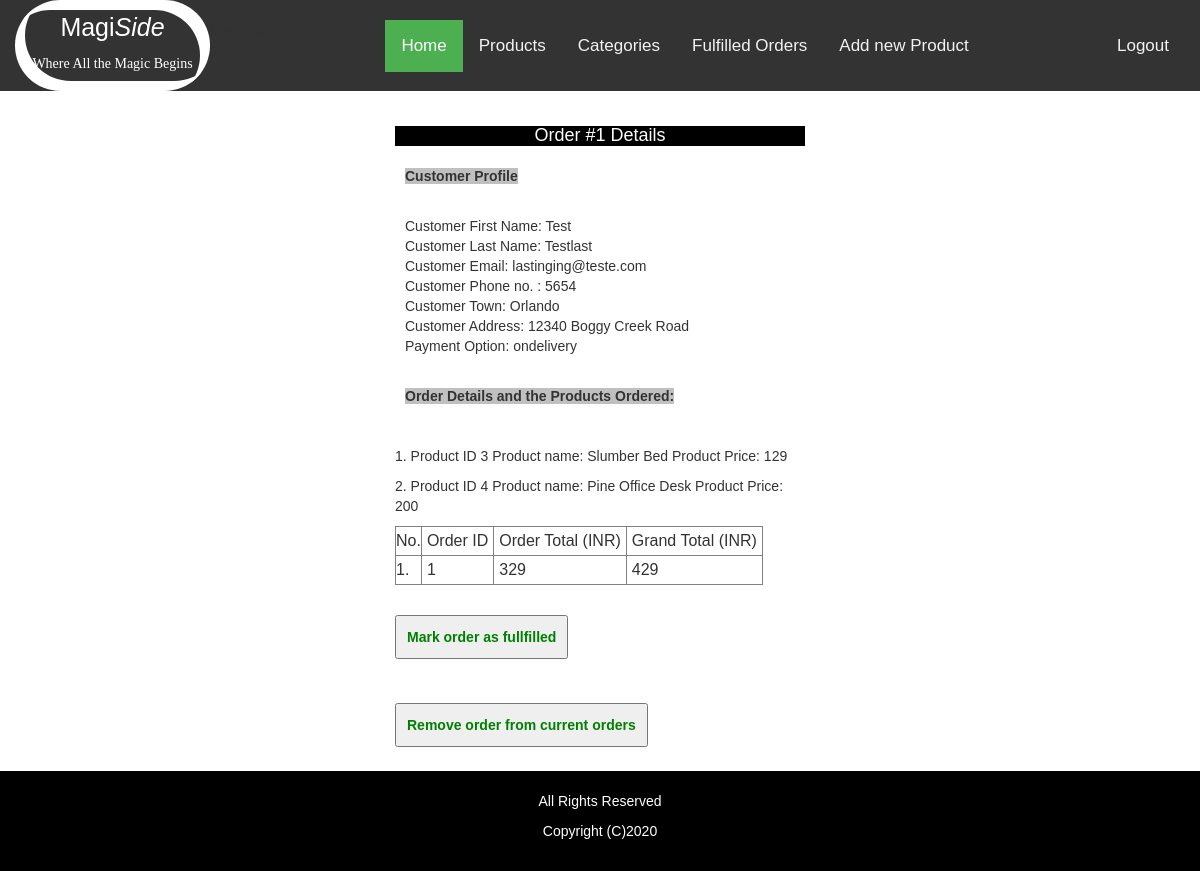
The page /admin/index.php?view=1&orderid=1 (signed in) on the database its author committed.
### tables this page shows
CREATE TABLE `orders2` (
  `orderid` int(100) NOT NULL,
  `orderstatus` varchar(100) NOT NULL,
  `time` varchar(200) NOT NULL,
  `timecode` varchar(200) NOT NULL,
  `details` text NOT NULL,
  `ordertotal` varchar(100) NOT NULL,
  `grandtotal` varchar(100) NOT NULL,
  `firstname` varchar(100) NOT NULL,
  `lastname` varchar(100) NOT NULL,
  `email` varchar(200) NOT NULL,
  `phone` varchar(100) NOT NULL,
  `town` varchar(200) NOT NULL,
  `address` varchar(500) NOT NULL,
  `paymentoption` varchar(200) NOT NULL
);

### admin/index.php (the view, shortened to what this page needs)
<?PHP
include ('../includes/adminheader.php');
?>
				<div class="row" style='background-color:white;' >
				  <div class='col-md-4' style='padding-bottom:500px; '>
				  </div>
				  <div class='col-md-4' style='padding:10px; background-color:white;'>
				  <div class='row' >
					<?PHP
					$check=0;
		if(isset($_GET['view']))
			{
			$check=1;
			$orderid=$_GET['orderid'];
			}
					if($check==1)
						{
						echo" <h4 style='text-align:center; color:white; background-color:black;'>Order #$orderid Details</h4>";
						$SQL = "SELECT * FROM orders2 WHERE orderstatus !='fulfilled' AND orderstatus !='removed' AND orderid='$orderid' ORDER BY orderid ASC ";
						$result1 = mysqli_query($conn, $SQL);
							$num_rows1 = mysqli_num_rows($result1);
										if ($num_rows1 < 1)
													{
													echo "<p style='color: red;'>No current order was found.</p>";
													die;
													}
							else
							{
						$no=0;
						echo "<table border='1'  cellpadding='5' cellspacing='5'> <tr> <td>No. </td> <td style='padding:5px'>Order ID </td> <td style='padding:5px'>Order Total ($currency)</td> <td style='padding:5px'> Grand Total ($currency) </td>  </tr> ";
						while($row = mysqli_fetch_array($result1, MYSQLI_ASSOC))
							{
						$no++;
						$orderid=$row['orderid'];
						$ordertotal=$row['ordertotal'];
						$grandtotal=$row['grandtotal'];
						$details=$row['details'];
						$firstname=$row['firstname'];
						$lastname=$row['lastname'];
						$email=$row['email'];
						$phone=$row['phone'];
						$town=$row['town'];
						$address=$row['address'];
						$paymentoption=$row['paymentoption'];
						echo "<tr> <td> $no. </td> <td style='padding:5px'> $orderid </td> <td style='padding:5px'> $ordertotal </td> <td style='padding:5px'> $grandtotal </td> </tr>";
					echo	" <p style='padding:10px; '> <strong style='background-color:silver; '> Customer Profile  </strong></p>
					<p style='padding:10px; ' >Customer First Name: $firstname  <br />
							Customer Last Name:   $lastname<br />
							Customer Email:   $email <br />
							Customer Phone no. : $phone  <br />
							Customer Town:  $town <br />
							Customer Address: $address  <br />
							Payment Option:   $paymentoption <br />
						<p style='padding:10px; '> <strong style='background-color:silver; '> Order Details and the Products Ordered:  </strong></p> <br />
								$details
							</p>";
							}
						echo "</table>";
							}
						echo "<p style='padding:10px; '> <strong style='background-color:silver; '>
					<form name='form5' method='POST' action='' >
					<input type='hidden'  name='orderid' value='$orderid' required  />
					<input  style='padding:10px; color: green; ' type = 'Submit' name = 'fulfilled' value = 'Mark order as fullfilled' />
					</form>						</strong></p>
						<p style='padding:10px; '> <strong style='background-color:silver; '>
						<form name='form5' method='POST' action='' >
					<input type='hidden'  name='orderid' value='$orderid' required  />
					<input style='padding:10px; color: green; ' type = 'Submit' name = 'removed' value = 'Remove order from current orders' />
					</form>
						</strong></p>
						";
						}
								?>
			</div>
								</div>
				  </div>
	<?PHP
include ('../includes/footer.php');
	?>
   </div>
   </body>
   </html>

### includes/adminheader.php (style rules this page uses)
body { margin: 0; font-size: 14px; font-family: Arial, Helvetica, sans-serif; }

### rows shown on the page
orders2: orderid "1", ordertotal "329", grandtotal "429", firstname "Test", lastname "Testlast", email "lastinging@teste.com", phone "5654", town "Orlando", address "12340 Boggy Creek Road", paymentoption "ondelivery", details "1. Product ID 3 Product name: Slumber Bed Product Price: 129 2. Product ID 4 Product name: Pine Office Desk Product Price: 200"

### other values the page prints
$orderid "1"
$currency "INR"
